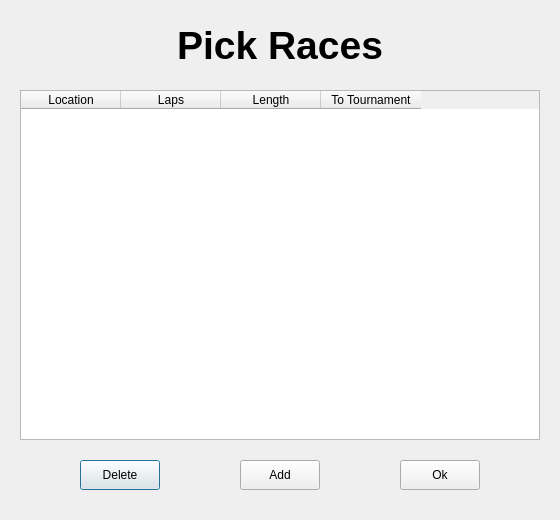
<?xml version="1.0" encoding="UTF-8"?>
<ui version="4.0">
 <class>pickRaces</class>
 <widget class="QDialog" name="pickRaces">
  <property name="geometry">
   <rect>
    <x>0</x>
    <y>0</y>
    <width>560</width>
    <height>520</height>
   </rect>
  </property>
  <property name="windowTitle">
   <string>pickRaces</string>
  </property>
  <widget class="QTableWidget" name="racesTable">
   <property name="geometry">
    <rect>
     <x>20</x>
     <y>90</y>
     <width>520</width>
     <height>350</height>
    </rect>
   </property>
   <column>
    <property name="text">
     <string>Location</string>
    </property>
   </column>
   <column>
    <property name="text">
     <string>Laps</string>
    </property>
   </column>
   <column>
    <property name="text">
     <string>Length</string>
    </property>
   </column>
   <column>
    <property name="text">
     <string>To Tournament</string>
    </property>
    <property name="textAlignment">
     <set>AlignCenter</set>
    </property>
   </column>
  </widget>
  <widget class="QPushButton" name="deletePushButton">
   <property name="geometry">
    <rect>
     <x>80</x>
     <y>460</y>
     <width>80</width>
     <height>30</height>
    </rect>
   </property>
   <property name="text">
    <string>Delete</string>
   </property>
  </widget>
  <widget class="QPushButton" name="addPushButton">
   <property name="geometry">
    <rect>
     <x>240</x>
     <y>460</y>
     <width>80</width>
     <height>30</height>
    </rect>
   </property>
   <property name="text">
    <string>Add</string>
   </property>
  </widget>
  <widget class="QPushButton" name="okPushButton">
   <property name="geometry">
    <rect>
     <x>400</x>
     <y>460</y>
     <width>80</width>
     <height>30</height>
    </rect>
   </property>
   <property name="text">
    <string>Ok</string>
   </property>
  </widget>
  <widget class="QLabel" name="titleLabel">
   <property name="geometry">
    <rect>
     <x>0</x>
     <y>0</y>
     <width>560</width>
     <height>90</height>
    </rect>
   </property>
   <property name="font">
    <font>
     <pointsize>29</pointsize>
     <weight>75</weight>
     <bold>true</bold>
    </font>
   </property>
   <property name="text">
    <string>Pick Races</string>
   </property>
   <property name="alignment">
    <set>Qt::AlignCenter</set>
   </property>
  </widget>
 </widget>
 <layoutdefault spacing="6" margin="11"/>
 <resources/>
 <connections/>
</ui>
